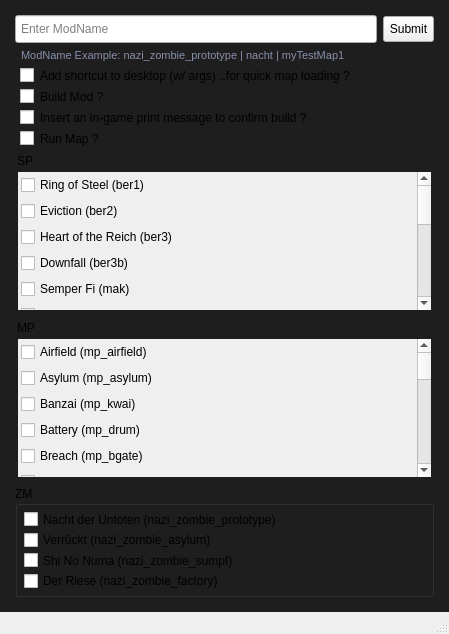
<?xml version="1.0" encoding="UTF-8"?>
<ui version="4.0">
 <class>MainWindow</class>
 <widget class="QMainWindow" name="MainWindow">
  <property name="geometry">
   <rect>
    <x>0</x>
    <y>0</y>
    <width>449</width>
    <height>634</height>
   </rect>
  </property>
  <property name="minimumSize">
   <size>
    <width>449</width>
    <height>634</height>
   </size>
  </property>
  <property name="maximumSize">
   <size>
    <width>449</width>
    <height>734</height>
   </size>
  </property>
  <property name="windowTitle">
   <string>ModOps HQ - WaW-Stock-Map-Script-Placer</string>
  </property>
  <property name="windowIcon">
   <iconset resource="../resources.qrc">
    <normaloff>:/icons/icons/logo2-transparent.png</normaloff>:/icons/icons/logo2-transparent.png</iconset>
  </property>
  <property name="windowOpacity">
   <double>1.000000000000000</double>
  </property>
  <property name="styleSheet">
   <string notr="true">/* QToolTip */
QToolTip {
    background-color: #2e2e2e;   /* Dark gray background */
    color: #ffffff;              /* White text */
    border: 1px solid #5b5e60;   /* Light gray border */
    padding: 4px;                /* Padding for the tooltip */
    border-radius: 4px;          /* Rounded corners */
    opacity: 200;                /* Slight transparency */
    font-size: 12px;             /* Slightly smaller font size for readability */
}

/* QMenuBar */
QMenuBar {
    background-color: #2e2e2e;    /* Dark gray background */
    color: #ffffff;               /* White text */
    border-bottom: 1px solid #5b5e60;  /* Light gray border for separation */
}

QMenuBar::item {
    background-color: transparent; /* Transparent background */
    padding: 6px 6px;             /* Padding for menu items */
    color: #ffffff;                /* White text */
}

QMenuBar::item:selected {          /* Hovered menu item */
    background-color: #4a90e2;     /* Light blue on hover */
    color: #ffffff;                /* Ensure text remains white */
}

QMenuBar::item:pressed {           /* Pressed menu item */
    background-color: #3d78b2;     /* Darker blue on press */
    color: #ffffff;                /* Ensure text remains white */
}

/* QMenu */
QMenu {
    background-color: #2e2e2e;     /* Dark gray background for menus */
    border: 1px solid #5b5e60;     /* Light gray border */
}

QMenu::item {
    background-color: transparent; /* Transparent background for menu items */
    color: #ffffff;                /* White text */
	padding: 6px;
    margin-left: 6px;             /* Padding for each menu item */
}

QMenu::item:selected {             /* Hovered menu item */
    background-color: #4a90e2;     /* Light blue background on hover */
    color: #ffffff;                /* Ensure text remains white */
}

QMenu::item:pressed {              /* Pressed menu item */
    background-color: #3d78b2;     /* Darker blue background on press */
    color: #ffffff;                /* Ensure text remains white */
}

QMenu::separator {
    height: 1px;
    background-color: #5b5e60;     /* Light gray separator between items */
}

/* QMenu::indicator (checkboxes and radio buttons in menus) */
QMenu::indicator {
    width: 16px;
    height: 16px;
    background-color: #2e2e2e;     /* Dark gray background for indicators */
    border: 1px solid #5b5e60;     /* Light gray border */
    border-radius: 2px;            /* Slightly rounded corners */
}

QMenu::indicator:checked {
    background-color: #4a90e2;     /* Light blue when checked */
    border-color: #3d78b2;         /* Darker blue border when checked */
}

QMenu::indicator:unchecked {
    background-color: #2e2e2e;     /* Keep the dark gray when unchecked */
    border-color: #5b5e60;         /* Light gray border when unchecked */
}

/* QToolBar */
QToolBar {
    background-color: #2e2e2e;      /* Dark gray background */
    border: 1px solid #5b5e60;      /* Light gray border */
    padding: 4px;                   /* Padding inside the toolbar */
    spacing: 4px;                   /* Spacing between toolbar buttons */
}

QToolBar::handle {
    background-color: #5b5e60;      /* Light gray handle for draggable toolbars */
    width: 10px;                    /* Width of the handle */
	height: 10px;
    margin: 4px;                    /* Margin around the handle */
}

QToolBar::separator {
    background-color: #5b5e60;      /* Light gray for separators */
    width: 1px;                     /* Thickness of the separator */
    height: 24px;                   /* Height of the separator */
    margin: 6px;                    /* Space around the separator */
}

QToolBar::item {
    padding: 4px;                   /* Padding for individual toolbar items */
}

/* QStatusBar */
QStatusBar {
    background-color: #2e2e2e;   /* Dark gray background */
    border-top: 1px solid #5b5e60; /* Light gray top border for separation */
    color: #ffffff;              /* White text */
    font-size: 13px;             /* Slightly smaller font for the status bar */
    padding: 6px;                /* Padding inside the status bar */
}

QStatusBar::item {
    border: none;                /* No border around individual status items */
    padding: 0px 5px;            /* Padding between status bar items */
}

QStatusBar QLabel {
    color: #ffffff;              /* White text for any QLabel inside the status bar */
    background-color: transparent; /* Ensure QLabel in status bar matches the bar's background */
}

QStatusBar::indicator {
    background-color: #4a90e2;   /* Optional indicator styling, e.g., for icons or status signals */
    border-radius: 4px;          /* Rounded corners for any indicator elements */
}

/* QGroupBox */
QGroupBox {
    background-color: #2e2e2e;        /* Dark gray background */
    border: 1px solid #5b5e60;        /* Light gray border */
    border-radius: 4px;               /* Rounded corners */
    margin-top: 15px;                 /* Space above the group box */
    padding-top: 0px;                    /* Padding inside the group box */
    color: #ffffff;                   /* White text for the title */
    font-weight: bold;                /* Bold title text */
}

QGroupBox::title {
    subcontrol-origin: margin;
    subcontrol-position: top left;    /* Position the title at the top left */
    background-color: transparent;    /* Transparent background for the title */
    padding: 0 5px;                   /* Padding around the title */
    color: #ffffff;                   /* White text for the title */
}

QGroupBox::title:hover {
    color: #4a90e2;                   /* Light blue title on hover */
}

QGroupBox:flat {
    border: none;                     /* No border when the group box is flat */
}

QGroupBox:disabled {
    color: #777777;                   /* Lighter gray text for disabled group box */
    border-color: #5b5e60;            /* Keep the light gray border */
}

/* QGraphicsView */
QGraphicsView {
    background-color: #2e2e2e;  /* Dark gray background */
    border: 1px solid #5b5e60;  /* Light gray border */
    border-radius: 4px;         /* Rounded corners */
}

QGraphicsView:focus {
    border-color: #4a90e2;      /* Light blue border when focused */
    background-color: #333333;  /* Slightly lighter gray background on focus */
}

QGraphicsView:disabled {
    background-color: #2e2e2e;  /* Dark gray background when disabled */
    border-color: #5b5e60;      /* Light gray border for disabled state */
    color: #777777;             /* Lighter gray for disabled text or content */
}

QGraphicsView::viewport {
    background-color: #2e2e2e;  /* Dark gray background for the viewport */
}

/* QScrollArea
This covers around the outter edge, like 2-3px maybe */
QScrollArea {
    background-color: #2e2e2e;  /* Dark gray background */
    border: 1px solid #5b5e60;  /* Light gray border */
    border-radius: 4px;         /* Rounded corners */
    padding: 5px;               /* Padding inside the scroll area */
}

/* Alternatively, this may also target the viewport more directly
This covers the whole area, including above/below the scrollbar */
QScrollArea QWidget {
    background-color: #2e2e2e;          /* Ensures all content within is black */
}

/* QScrollArea Viewport
This covers above/below the scrollbar */
QScrollArea &gt; QWidget {
    background-color: #2e2e2e;          /* Background of the viewport widget */
}

/* Scroll Corner (the area between horizontal and vertical scroll bars) */
QScrollArea::corner {
    background-color: #2e2e2e;  /* Dark gray to match the overall scroll area */
}

QScrollBar:vertical {
    background: #111;
    width: 10px;
}

QScrollBar::handle:vertical {
    background: #61657B;
    min-height: 15px;
}

QScrollBar::handle:vertical:hover {
    background: #ff6b27;
}

QScrollBar::add-line:vertical, QScrollBar::sub-line:vertical {
    border: none;
    background: none;
}

QScrollBar::up-arrow:vertical, QScrollBar::down-arrow:vertical {
    border: none;
    width: 0;
    height: 0;
    background: none;
}

QScrollBar::add-page:vertical, QScrollBar::sub-page:vertical {
    background: none;
}

/* QLabel */
QLabel {
    color: #ffffff;             /* White text */
}

/* QFrame */
QFrame {
    background-color: #2e2e2e;  /* Dark gray for frames */
}

/* QLineEdit */
QLineEdit {
    background-color: #2e2e2e;  /* Dark gray background for input fields */
    color: #ffffff;             /* White text */
    border: 1px solid #5b5e60;  /* Light gray border */
    border-radius: 4px;         /* Rounded corners */
}

QLineEdit:focus {
    border-color: #4a90e2;      /* Light blue border when focused */
    background-color: #333333;  /* Slightly lighter gray on focus */
}

/* QListWidget */
QListWidget {
    background-color: #2e2e2e;      /* Dark gray background */
    color: #ffffff;                 /* White text */
    border: 1px solid #5b5e60;      /* Light gray border */
    padding: 4px;                   /* Padding around the list */
}

QListWidget::item {
    background-color: transparent;  /* Transparent background for items */
    color: #ffffff;                 /* White text for list items */
    border: none;                   /* No border for list items */
}

QListWidget::item:selected {
    background-color: #4a90e2;      /* Light blue background when selected */
    color: #ffffff;                 /* Ensure text remains white when selected */
}

QListWidget::item:hover {
    background-color: #3d78b2;      /* Darker blue on hover */
    color: #ffffff;                 /* Ensure text remains white when hovered */
}

QListWidget::item:focus {
    border: 1px solid #4a90e2;      /* Light blue border on focus */
}

/* QPlainTextEdit */
QPlainTextEdit {
    background-color: #2b2b2b;  /* Darker gray background for text area */
    color: #ffffff;             /* White text */
    border: 1px solid #5b5e60;  /* Light gray border */
    border-radius: 0px;         /* No rounded corners */
    padding: 10px;              /* Comfortable padding for text input */
    font-size: 13px;            /* Slightly smaller font */
    line-height: 1.4;           /* Adjust line spacing for readability */
}

QPlainTextEdit:focus {
    border-color: #4a90e2;      /* Light blue border on focus */
    background-color: #3a3a3a;  /* Slightly lighter gray on focus */
}

/* QTabWidget */
QTabWidget::pane {
    background-color: #2e2e2e;      /* Dark gray background */
    border: 1px solid #5b5e60;      /* Light gray border around the pane */
    padding: 4px;                   /* Padding inside the pane */
}

QTabWidget::tab-bar {
    left: 0px;                      /* Space from the left */
}

/* QTabBar::tab */
QTabBar::tab {
    background-color: #3c3f41;      /* Dark gray background for tabs */
    color: #ffffff;                 /* White text for tabs */
    border-left: 1px solid #5b5e60;      /* Light gray border around tabs */
    border-top: 1px solid #5b5e60;
    border-right: 1px solid #5b5e60;
    padding: 4px 8px;              /* Padding for each tab */
    margin-left: 2px;                    /* Slight margin between tabs */
    margin-right: 2px;
    border-top-left-radius: 4px;    /* Rounded top corners */
    border-top-right-radius: 4px;   /* Rounded top corners */
}

/* Selected tab */
QTabBar::tab:selected {
    background-color: #4a90e2;      /* Light blue background for selected tab */
    color: #ffffff;                 /* White text for selected tab */
    border-color: #4a90e2;          /* Blue border for selected tab */
}

/* Hovered tab */
QTabBar::tab:hover {
    background-color: #3d78b2;      /* Darker blue on hover */
    color: #ffffff;                 /* White text */
}

/* Disabled tab */
QTabBar::tab:disabled {
    background-color: #2e2e2e;      /* Dark gray for disabled tab */
    color: #777777;                 /* Light gray text for disabled tabs */
}

/* Focused tab */
QTabBar::tab:focus {
    border: 1px solid #4a90e2;      /* Blue border when tab is focused */
}

/* Tab close button (optional) */
QTabBar::close-button {
    /* image: url(close-icon.png);     Replace with your close icon path */
    subcontrol-position: right;     /* Position the close button on the right */
    margin: 0 8px 0 0;              /* Spacing for the close button */
}
/*
QTabBar::close-button:hover {
    image: url(close-icon-hover.png);   Change icon on hover 
}*/

/* QComboBox */
QComboBox {
    background-color: #2e2e2e;       /* Dark gray background */
    color: #ffffff;                  /* White text */
    border: 1px solid #5b5e60;       /* Light gray border */
    border-radius: 4px;              /* Rounded corners */
    padding-left: 2px;                    /* Padding inside the combo box */
}

QComboBox:hover {
    background-color: #3a3a3a;       /* Slightly lighter gray on hover */
    border-color: #4a90e2;           /* Light blue border on hover */
}

QComboBox:focus {
    background-color: #333333;       /* Lighter gray on focus */
    border-color: #4a90e2;           /* Light blue border on focus */
}

QComboBox::drop-down {
    subcontrol-origin: padding;
    subcontrol-position: top right;
    width: 30px;                      /* Width of the drop-down button */
    background-color: #2e2e2e;        /* Dark gray background for drop-down */
    border-left: 1px solid #5b5e60;   /* Light gray separator between drop-down button and combo box */
}

QComboBox::down-arrow {
    image: url(:/888EAC-20px/ICONS/888EAC-20px/arrow-down.svg);  /*Replace with your down arrow icon */
    width: 12px;                         /* Width of the arrow */
    height: 12px;                        /* Height of the arrow */
}

QComboBox::down-arrow:hover {
    image: url(:/888EAC-20px/ICONS/888EAC-20px/arrow-down.svg); /* Optional: different icon on hover */
}

QComboBox QAbstractItemView {
    background-color: #2e2e2e;        /* Dark gray background for drop-down list */
    color: #ffffff;                   /* White text */
    border: 1px solid #5b5e60;        /* Light gray border around the list */
    selection-background-color: #4a90e2;  /* Light blue background for selected item */
    selection-color: #ffffff;         /* White text for selected item */
}

QComboBox QAbstractItemView::item {
    background-color: transparent;    /* Transparent background for list items */
    padding: 6px;                     /* Padding for each item in the list */
}

QComboBox QAbstractItemView::item:selected {
    background-color: #4a90e2;        /* Light blue when an item is selected */
    color: #ffffff;                   /* White text for selected item */
}

QComboBox QAbstractItemView::item:hover {
    background-color: #3d78b2;        /* Darker blue on hover */
    color: #ffffff;                   /* White text when hovered */
}

QComboBox:disabled {
    background-color: #2e2e2e;        /* Dark gray background when disabled */
    color: #777777;                   /* Lighter gray text when disabled */
    border-color: #5b5e60;            /* Keep the light gray border */
}

/* QPushButton */
QPushButton {
    background-color: #3c3f41;  /* Dark gray background */
    color: #ffffff;             /* White text */
    border: 1px solid #5b5e60;  /* Light gray border */
    border-radius: 4px;         /* Rounded corners */
	padding: 0px 0px;
}

QPushButton:hover {
    background-color: #4a90e2;  /* Light blue on hover */
    border-color: #3d78b2;      /* Darker blue border */
}

QPushButton:pressed {
    background-color: #3d78b2;  /* Darker blue on press */
    border-color: #2a5f92;      /* Even darker border when pressed */
}

/* QCheckBox */
QCheckBox {
    color: #ffffff;                 /* White text for checkbox label */
    spacing: 6px;                   /* Space between checkbox and label */
}

QCheckBox::indicator {
    width: 14px;                    /* Set the size of the checkbox */
    height: 14px;
    background-color: #2e2e2e;      /* Dark gray background for the checkbox */
    border: 1px solid #5b5e60;      /* Light gray border */
    border-radius: 2px;             /* Slight rounding for modern look */
}

/* Hovered checkbox */
QCheckBox::indicator:hover {
    background-color: #3b73b4;      /* Light blue on hover */
    border-color: #0dce1d;          /* Darker blue border on hover */
}

/*
red: ff050d
green: 0dce1d
*/

/* Checked checkbox */
QCheckBox::indicator:checked {
    background-color: #4a90e2;      /* Light blue when checked */
    border-color: #3d78b2;          /* Darker blue border when checked */
/*    image: url(:/checked-icon.png);  Replace with your checkmark icon if needed */
}

QCheckBox::indicator:checked:hover {
    border-color: #ff050d;
}

/* Indeterminate checkbox (for tri-state checkboxes) */
QCheckBox::indicator:indeterminate {
    background-color: #4a90e2;      /* Light blue when in indeterminate state */
    border-color: #3d78b2;          /* Darker blue border */
/*    image: url(:/indeterminate-icon.png);  Replace with your indeterminate icon */
}

/* Pressed checkbox */
QCheckBox::indicator:pressed {
    background-color: #3d78b2;      /* Darker blue on press */
    border-color: #2a5f92;          /* Even darker border when pressed */
}

/* Disabled checkbox */
QCheckBox::indicator:disabled {
    background-color: #2e2e2e;      /* Dark gray when disabled */
    border-color: #5b5e60;          /* Light gray border */
    color: #777777;                 /* Light gray label when disabled */
}

/* QRadioButton */
QRadioButton {
    color: #ffffff;              /* White text */
    spacing: 5px;                /* Space between radio button and label */
}

QRadioButton::indicator {
    width: 14px;                 /* Size of the radio button */
    height: 14px;
    background-color: #2e2e2e;   /* Dark gray background for the indicator */
    border: 1px solid #5b5e60;   /* Light gray border */
    border-radius: 8px;          /* Circular radio button */
}

QRadioButton::indicator:hover {
    background-color: #4a90e2;   /* Light blue on hover */
    border-color: #3d78b2;       /* Darker blue border on hover */
}

QRadioButton::indicator:checked {
    background-color: #4a90e2;   /* Light blue when checked */
    border-color: #3d78b2;       /* Darker blue border when checked */
}

QRadioButton::indicator:pressed {
    background-color: #3d78b2;   /* Darker blue on press */
    border-color: #2a5f92;       /* Even darker border on press */
}

QRadioButton::indicator:checked:pressed {
    background-color: #3d78b2;   /* Darker blue when checked and pressed */
    border-color: #2a5f92;       /* Even darker border when checked and pressed */
}

/* QToolButton */
QToolButton {
    background-color: #3c3f41;    /* Dark gray background */
    color: #ffffff;               /* White text/icon */
    border: 1px solid #5b5e60;    /* Light gray border */
    border-radius: 4px;           /* Rounded corners */
    padding: 0px 0px;            /* Padding for comfortable button size */
}

QToolButton:hover {
    background-color: #4a90e2;    /* Light blue background on hover */
    border-color: #3d78b2;        /* Darker blue border on hover */
}

QToolButton:pressed {
    background-color: #3d78b2;    /* Darker blue background on press */
    border-color: #2a5f92;        /* Even darker border when pressed */
}

QToolButton:checked {
    background-color: #3d78b2;    /* Darker blue when checked */
    border-color: #2a5f92;        /* Border color when checked */
}

QToolButton:disabled {
    background-color: #2e2e2e;    /* Dark gray when disabled */
    color: #777777;               /* Lighter gray text/icon for disabled state */
    border-color: #5b5e60;        /* Keep the border color same as normal state */
}

/* QToolButton::menu-button */
QToolButton::menu-button {
    background-color: #3c3f41;      /* Dark gray background for menu button */
    border: 1px solid #5b5e60;      /* Light gray border for menu button */
    padding: 4px;                   /* Padding for the menu button */
}

QToolButton::menu-button:hover {
    background-color: #4a90e2;      /* Light blue on hover */
    border-color: #3d78b2;          /* Darker blue border on hover */
}

QToolButton::menu-button:pressed {
    background-color: #3d78b2;      /* Darker blue on press */
    border-color: #2a5f92;          /* Even darker border on press */
}</string>
  </property>
  <widget class="QWidget" name="centralwidget">
   <property name="styleSheet">
    <string notr="true">/* Central Widget */
#centralwidget {
    background-color: #1e1e1e;  /* Dark gray background */
}</string>
   </property>
   <layout class="QVBoxLayout" name="verticalLayout">
    <property name="spacing">
     <number>6</number>
    </property>
    <property name="leftMargin">
     <number>0</number>
    </property>
    <property name="topMargin">
     <number>0</number>
    </property>
    <property name="rightMargin">
     <number>0</number>
    </property>
    <property name="bottomMargin">
     <number>0</number>
    </property>
    <item>
     <widget class="QFrame" name="frame_3">
      <property name="sizePolicy">
       <sizepolicy hsizetype="Preferred" vsizetype="Expanding">
        <horstretch>0</horstretch>
        <verstretch>0</verstretch>
       </sizepolicy>
      </property>
      <property name="styleSheet">
       <string notr="true">QFrame {margin: 6px;}</string>
      </property>
      <property name="frameShape">
       <enum>QFrame::Shape::NoFrame</enum>
      </property>
      <property name="frameShadow">
       <enum>QFrame::Shadow::Raised</enum>
      </property>
      <layout class="QHBoxLayout" name="horizontalLayout">
       <property name="leftMargin">
        <number>0</number>
       </property>
       <property name="topMargin">
        <number>0</number>
       </property>
       <property name="rightMargin">
        <number>0</number>
       </property>
       <property name="bottomMargin">
        <number>0</number>
       </property>
       <item>
        <widget class="QFrame" name="frame">
         <property name="sizePolicy">
          <sizepolicy hsizetype="Expanding" vsizetype="Preferred">
           <horstretch>0</horstretch>
           <verstretch>0</verstretch>
          </sizepolicy>
         </property>
         <property name="styleSheet">
          <string notr="true">QFrame {margin: 0px;}</string>
         </property>
         <property name="frameShape">
          <enum>QFrame::Shape::NoFrame</enum>
         </property>
         <property name="frameShadow">
          <enum>QFrame::Shadow::Raised</enum>
         </property>
         <layout class="QVBoxLayout" name="verticalLayout_2">
          <property name="leftMargin">
           <number>9</number>
          </property>
          <property name="topMargin">
           <number>9</number>
          </property>
          <property name="rightMargin">
           <number>9</number>
          </property>
          <property name="bottomMargin">
           <number>9</number>
          </property>
          <item>
           <widget class="QFrame" name="frame_5">
            <property name="frameShape">
             <enum>QFrame::Shape::NoFrame</enum>
            </property>
            <property name="frameShadow">
             <enum>QFrame::Shadow::Raised</enum>
            </property>
            <layout class="QHBoxLayout" name="horizontalLayout_2">
             <property name="leftMargin">
              <number>0</number>
             </property>
             <property name="topMargin">
              <number>0</number>
             </property>
             <property name="rightMargin">
              <number>0</number>
             </property>
             <property name="bottomMargin">
              <number>0</number>
             </property>
             <item>
              <widget class="QLineEdit" name="mod_name_input">
               <property name="minimumSize">
                <size>
                 <width>0</width>
                 <height>28</height>
                </size>
               </property>
               <property name="contextMenuPolicy">
                <enum>Qt::ContextMenuPolicy::NoContextMenu</enum>
               </property>
               <property name="toolTip">
                <string>35 char limit</string>
               </property>
               <property name="styleSheet">
                <string notr="true">QLineEdit {padding: 3px;}</string>
               </property>
               <property name="text">
                <string/>
               </property>
               <property name="maxLength">
                <number>35</number>
               </property>
               <property name="placeholderText">
                <string>Enter ModName</string>
               </property>
              </widget>
             </item>
             <item>
              <widget class="QPushButton" name="submit_btn">
               <property name="styleSheet">
                <string notr="true">QPushButton {padding: 5px;}</string>
               </property>
               <property name="text">
                <string>Submit</string>
               </property>
              </widget>
             </item>
            </layout>
           </widget>
          </item>
          <item>
           <widget class="QLabel" name="label_3">
            <property name="font">
             <font>
              <pointsize>8</pointsize>
             </font>
            </property>
            <property name="styleSheet">
             <string notr="true">QLabel {color: #888eac; padding-left: 3px;}</string>
            </property>
            <property name="text">
             <string>ModName Example: nazi_zombie_prototype | nacht | myTestMap1</string>
            </property>
           </widget>
          </item>
          <item>
           <widget class="QCheckBox" name="shortcut_cbox">
            <property name="toolTip">
             <string>e.g.
'+set fs_game mods/{self.modName} +devmap {self.mapName} +set r_fullscreen 0'</string>
            </property>
            <property name="styleSheet">
             <string notr="true">QCheckBox {padding-left: 5px;}</string>
            </property>
            <property name="text">
             <string>Add shortcut to desktop (w/ args) ..for quick map loading ?</string>
            </property>
           </widget>
          </item>
          <item>
           <widget class="QCheckBox" name="build_mod_cbox">
            <property name="styleSheet">
             <string notr="true">QCheckBox {padding-left: 5px;}</string>
            </property>
            <property name="text">
             <string>Build Mod ?</string>
            </property>
           </widget>
          </item>
          <item>
           <widget class="QCheckBox" name="insert_ingame_print_msg_cbox">
            <property name="styleSheet">
             <string notr="true">QCheckBox {padding-left: 5px;}</string>
            </property>
            <property name="text">
             <string>Insert an in-game print message to confirm build ?</string>
            </property>
           </widget>
          </item>
          <item>
           <widget class="QCheckBox" name="run_map_cbox">
            <property name="styleSheet">
             <string notr="true">QCheckBox {padding-left: 5px;}</string>
            </property>
            <property name="text">
             <string>Run Map ?</string>
            </property>
           </widget>
          </item>
          <item>
           <widget class="QGroupBox" name="groupBox">
            <property name="sizePolicy">
             <sizepolicy hsizetype="Preferred" vsizetype="Preferred">
              <horstretch>0</horstretch>
              <verstretch>0</verstretch>
             </sizepolicy>
            </property>
            <property name="minimumSize">
             <size>
              <width>0</width>
              <height>158</height>
             </size>
            </property>
            <property name="maximumSize">
             <size>
              <width>16777215</width>
              <height>16777215</height>
             </size>
            </property>
            <property name="styleSheet">
             <string notr="true">QGroupBox {
	border: none;
}</string>
            </property>
            <property name="title">
             <string>SP</string>
            </property>
            <layout class="QVBoxLayout" name="verticalLayout_3">
             <property name="spacing">
              <number>0</number>
             </property>
             <property name="leftMargin">
              <number>0</number>
             </property>
             <property name="topMargin">
              <number>0</number>
             </property>
             <property name="rightMargin">
              <number>0</number>
             </property>
             <property name="bottomMargin">
              <number>0</number>
             </property>
             <item>
              <widget class="QScrollArea" name="scrollArea_2">
               <property name="frameShape">
                <enum>QFrame::Shape::NoFrame</enum>
               </property>
               <property name="horizontalScrollBarPolicy">
                <enum>Qt::ScrollBarPolicy::ScrollBarAlwaysOff</enum>
               </property>
               <property name="widgetResizable">
                <bool>true</bool>
               </property>
               <widget class="QWidget" name="scrollAreaWidgetContents_2">
                <property name="geometry">
                 <rect>
                  <x>0</x>
                  <y>0</y>
                  <width>397</width>
                  <height>330</height>
                 </rect>
                </property>
                <layout class="QVBoxLayout" name="verticalLayout_9">
                 <property name="leftMargin">
                  <number>3</number>
                 </property>
                 <property name="topMargin">
                  <number>3</number>
                 </property>
                 <property name="rightMargin">
                  <number>3</number>
                 </property>
                 <property name="bottomMargin">
                  <number>3</number>
                 </property>
                 <item>
                  <widget class="QCheckBox" name="sp_ber1_cbox">
                   <property name="text">
                    <string>Ring of Steel (ber1)</string>
                   </property>
                  </widget>
                 </item>
                 <item>
                  <widget class="QCheckBox" name="sp_ber2_cbox">
                   <property name="text">
                    <string>Eviction (ber2)</string>
                   </property>
                  </widget>
                 </item>
                 <item>
                  <widget class="QCheckBox" name="sp_ber3_cbox">
                   <property name="text">
                    <string>Heart of the Reich (ber3)</string>
                   </property>
                  </widget>
                 </item>
                 <item>
                  <widget class="QCheckBox" name="sp_ber3b_cbox">
                   <property name="text">
                    <string>Downfall (ber3b)</string>
                   </property>
                  </widget>
                 </item>
                 <item>
                  <widget class="QCheckBox" name="sp_mak_cbox">
                   <property name="text">
                    <string>Semper Fi (mak)</string>
                   </property>
                  </widget>
                 </item>
                 <item>
                  <widget class="QCheckBox" name="sp_oki2_cbox">
                   <property name="text">
                    <string>Blowtorch &amp; Corkscrew (oki2)</string>
                   </property>
                  </widget>
                 </item>
                 <item>
                  <widget class="QCheckBox" name="sp_oki3_cbox">
                   <property name="text">
                    <string>Breaking Point (oki3)</string>
                   </property>
                  </widget>
                 </item>
                 <item>
                  <widget class="QCheckBox" name="sp_pby_fly_cbox">
                   <property name="text">
                    <string>Black Cats (pby_fly)</string>
                   </property>
                  </widget>
                 </item>
                 <item>
                  <widget class="QCheckBox" name="sp_pel1_cbox">
                   <property name="text">
                    <string>Little Resistance (pel1)</string>
                   </property>
                  </widget>
                 </item>
                 <item>
                  <widget class="QCheckBox" name="sp_pel1a_cbox">
                   <property name="text">
                    <string>Burn 'Em Out (pel1a)</string>
                   </property>
                  </widget>
                 </item>
                 <item>
                  <widget class="QCheckBox" name="sp_pel1b_cbox">
                   <property name="text">
                    <string>Relentless (pel1b)</string>
                   </property>
                  </widget>
                 </item>
                 <item>
                  <widget class="QCheckBox" name="sp_pel2_cbox">
                   <property name="text">
                    <string>Hard Landing (pel2)</string>
                   </property>
                  </widget>
                 </item>
                 <item>
                  <widget class="QCheckBox" name="sp_see1_cbox">
                   <property name="text">
                    <string>Their Land, Their Blood (see1)</string>
                   </property>
                  </widget>
                 </item>
                 <item>
                  <widget class="QCheckBox" name="sp_see2_cbox">
                   <property name="text">
                    <string>Blood and Iron (see2)</string>
                   </property>
                  </widget>
                 </item>
                 <item>
                  <widget class="QCheckBox" name="sp_sniper_cbox">
                   <property name="text">
                    <string>Vendetta (sniper)</string>
                   </property>
                  </widget>
                 </item>
                </layout>
               </widget>
              </widget>
             </item>
            </layout>
           </widget>
          </item>
          <item>
           <widget class="QGroupBox" name="groupBox_4">
            <property name="sizePolicy">
             <sizepolicy hsizetype="Preferred" vsizetype="Preferred">
              <horstretch>0</horstretch>
              <verstretch>0</verstretch>
             </sizepolicy>
            </property>
            <property name="minimumSize">
             <size>
              <width>0</width>
              <height>158</height>
             </size>
            </property>
            <property name="maximumSize">
             <size>
              <width>16777215</width>
              <height>16777215</height>
             </size>
            </property>
            <property name="styleSheet">
             <string notr="true">QGroupBox {border: none;}</string>
            </property>
            <property name="title">
             <string>MP</string>
            </property>
            <layout class="QVBoxLayout" name="verticalLayout_10">
             <property name="spacing">
              <number>0</number>
             </property>
             <property name="leftMargin">
              <number>0</number>
             </property>
             <property name="topMargin">
              <number>0</number>
             </property>
             <property name="rightMargin">
              <number>0</number>
             </property>
             <property name="bottomMargin">
              <number>0</number>
             </property>
             <item>
              <widget class="QScrollArea" name="scrollArea_3">
               <property name="styleSheet">
                <string notr="true">QScrollBar::handle:vertical {
    min-height: 40px;
}</string>
               </property>
               <property name="frameShape">
                <enum>QFrame::Shape::NoFrame</enum>
               </property>
               <property name="horizontalScrollBarPolicy">
                <enum>Qt::ScrollBarPolicy::ScrollBarAlwaysOff</enum>
               </property>
               <property name="widgetResizable">
                <bool>true</bool>
               </property>
               <widget class="QWidget" name="scrollAreaWidgetContents_3">
                <property name="geometry">
                 <rect>
                  <x>0</x>
                  <y>0</y>
                  <width>397</width>
                  <height>506</height>
                 </rect>
                </property>
                <property name="styleSheet">
                 <string notr="true"/>
                </property>
                <layout class="QVBoxLayout" name="verticalLayout_11">
                 <property name="leftMargin">
                  <number>3</number>
                 </property>
                 <property name="topMargin">
                  <number>3</number>
                 </property>
                 <property name="rightMargin">
                  <number>3</number>
                 </property>
                 <property name="bottomMargin">
                  <number>3</number>
                 </property>
                 <item>
                  <widget class="QCheckBox" name="mp_airfield_cbox">
                   <property name="text">
                    <string>Airfield (mp_airfield)</string>
                   </property>
                  </widget>
                 </item>
                 <item>
                  <widget class="QCheckBox" name="mp_asylum_cbox">
                   <property name="text">
                    <string>Asylum (mp_asylum)</string>
                   </property>
                  </widget>
                 </item>
                 <item>
                  <widget class="QCheckBox" name="mp_kwai_cbox">
                   <property name="text">
                    <string>Banzai (mp_kwai)</string>
                   </property>
                  </widget>
                 </item>
                 <item>
                  <widget class="QCheckBox" name="mp_drum_cbox">
                   <property name="text">
                    <string>Battery (mp_drum)</string>
                   </property>
                  </widget>
                 </item>
                 <item>
                  <widget class="QCheckBox" name="mp_bgate_cbox">
                   <property name="text">
                    <string>Breach (mp_bgate)</string>
                   </property>
                  </widget>
                 </item>
                 <item>
                  <widget class="QCheckBox" name="mp_castle_cbox">
                   <property name="text">
                    <string>Castle (mp_castle)</string>
                   </property>
                  </widget>
                 </item>
                 <item>
                  <widget class="QCheckBox" name="mp_shrine_cbox">
                   <property name="text">
                    <string>Cliffside (mp_shrine)</string>
                   </property>
                  </widget>
                 </item>
                 <item>
                  <widget class="QCheckBox" name="mp_stalingrad_cbox">
                   <property name="text">
                    <string>Corrosion (mp_stalingrad)</string>
                   </property>
                  </widget>
                 </item>
                 <item>
                  <widget class="QCheckBox" name="mp_courtyard_cbox">
                   <property name="text">
                    <string>Courtyard (mp_courtyard)</string>
                   </property>
                  </widget>
                 </item>
                 <item>
                  <widget class="QCheckBox" name="mp_dome_cbox">
                   <property name="text">
                    <string>Dome (mp_dome)</string>
                   </property>
                  </widget>
                 </item>
                 <item>
                  <widget class="QCheckBox" name="mp_downfall_cbox">
                   <property name="text">
                    <string>Downfall (mp_downfall)</string>
                   </property>
                  </widget>
                 </item>
                 <item>
                  <widget class="QCheckBox" name="mp_hangar_cbox">
                   <property name="text">
                    <string>Hangar (mp_hangar)</string>
                   </property>
                  </widget>
                 </item>
                 <item>
                  <widget class="QCheckBox" name="mp_kneedeep_cbox">
                   <property name="text">
                    <string>Knee Deep (mp_kneedeep)</string>
                   </property>
                  </widget>
                 </item>
                 <item>
                  <widget class="QCheckBox" name="mp_makin_cbox">
                   <property name="text">
                    <string>Makin (mp_makin)</string>
                   </property>
                  </widget>
                 </item>
                 <item>
                  <widget class="QCheckBox" name="mp_makin_day_cbox">
                   <property name="text">
                    <string>Makin Day (mp_makin_day)</string>
                   </property>
                  </widget>
                 </item>
                 <item>
                  <widget class="QCheckBox" name="mp_nachtfeuer_cbox">
                   <property name="text">
                    <string>Nightfire (mp_nachtfeuer)</string>
                   </property>
                  </widget>
                 </item>
                 <item>
                  <widget class="QCheckBox" name="mp_outskirts_cbox">
                   <property name="text">
                    <string>Outskirts (mp_outskirts)</string>
                   </property>
                  </widget>
                 </item>
                 <item>
                  <widget class="QCheckBox" name="mp_vodka_cbox">
                   <property name="text">
                    <string>Revolution (mp_vodka)</string>
                   </property>
                  </widget>
                 </item>
                 <item>
                  <widget class="QCheckBox" name="mp_roundhouse_cbox">
                   <property name="text">
                    <string>Roundhouse (mp_roundhouse)</string>
                   </property>
                  </widget>
                 </item>
                 <item>
                  <widget class="QCheckBox" name="mp_seelow_cbox">
                   <property name="text">
                    <string>Seelow (mp_seelow)</string>
                   </property>
                  </widget>
                 </item>
                 <item>
                  <widget class="QCheckBox" name="mp_subway_cbox">
                   <property name="text">
                    <string>Station (mp_subway)</string>
                   </property>
                  </widget>
                 </item>
                 <item>
                  <widget class="QCheckBox" name="mp_docks_cbox">
                   <property name="text">
                    <string>Sub Pens (mp_docks)</string>
                   </property>
                  </widget>
                 </item>
                 <item>
                  <widget class="QCheckBox" name="mp_suburban_cbox">
                   <property name="text">
                    <string>Upheaval (mp_suburban)</string>
                   </property>
                  </widget>
                 </item>
                </layout>
               </widget>
              </widget>
             </item>
            </layout>
           </widget>
          </item>
          <item>
           <widget class="QGroupBox" name="groupBox_2">
            <property name="minimumSize">
             <size>
              <width>0</width>
              <height>111</height>
             </size>
            </property>
            <property name="title">
             <string>ZM</string>
            </property>
            <layout class="QVBoxLayout" name="verticalLayout_4">
             <property name="spacing">
              <number>6</number>
             </property>
             <property name="leftMargin">
              <number>6</number>
             </property>
             <property name="topMargin">
              <number>6</number>
             </property>
             <property name="rightMargin">
              <number>6</number>
             </property>
             <property name="bottomMargin">
              <number>6</number>
             </property>
             <item>
              <widget class="QCheckBox" name="zm_prototype_cbox">
               <property name="text">
                <string>Nacht der Untoten (nazi_zombie_prototype)</string>
               </property>
              </widget>
             </item>
             <item>
              <widget class="QCheckBox" name="zm_asylum_cbox">
               <property name="text">
                <string>Verrückt (nazi_zombie_asylum)</string>
               </property>
              </widget>
             </item>
             <item>
              <widget class="QCheckBox" name="zm_sumpf_cbox">
               <property name="text">
                <string>Shi No Numa (nazi_zombie_sumpf)</string>
               </property>
              </widget>
             </item>
             <item>
              <widget class="QCheckBox" name="zm_factory_cbox">
               <property name="text">
                <string>Der Riese (nazi_zombie_factory)</string>
               </property>
              </widget>
             </item>
            </layout>
           </widget>
          </item>
         </layout>
        </widget>
       </item>
      </layout>
     </widget>
    </item>
   </layout>
  </widget>
  <widget class="QStatusBar" name="statusBar">
   <property name="sizeGripEnabled">
    <bool>true</bool>
   </property>
  </widget>
  <action name="actionAbout">
   <property name="text">
    <string>About</string>
   </property>
  </action>
 </widget>
 <resources>
  <include location="../resources.qrc"/>
 </resources>
 <connections/>
</ui>
